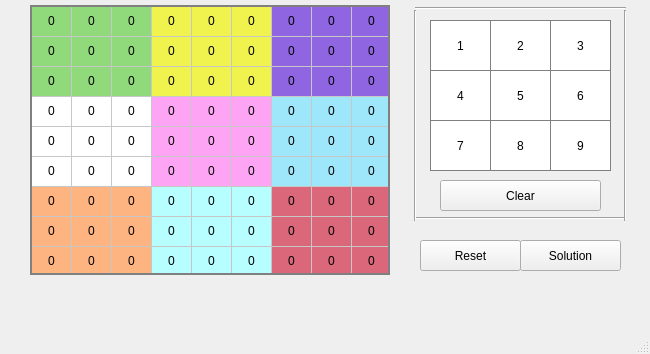
<?xml version="1.0" encoding="UTF-8"?>
<ui version="4.0">
 <class>MainWindow</class>
 <widget class="QMainWindow" name="MainWindow">
  <property name="geometry">
   <rect>
    <x>0</x>
    <y>0</y>
    <width>650</width>
    <height>354</height>
   </rect>
  </property>
  <property name="windowTitle">
   <string>MainWindow</string>
  </property>
  <widget class="QWidget" name="centralwidget">
   <widget class="QPushButton" name="button1">
    <property name="geometry">
     <rect>
      <x>430</x>
      <y>20</y>
      <width>61</width>
      <height>51</height>
     </rect>
    </property>
    <property name="sizePolicy">
     <sizepolicy hsizetype="MinimumExpanding" vsizetype="Fixed">
      <horstretch>0</horstretch>
      <verstretch>0</verstretch>
     </sizepolicy>
    </property>
    <property name="styleSheet">
     <string notr="true">background-color : white;
border : 1px solid gray;</string>
    </property>
    <property name="text">
     <string>1</string>
    </property>
   </widget>
   <widget class="QPushButton" name="button3">
    <property name="geometry">
     <rect>
      <x>550</x>
      <y>20</y>
      <width>61</width>
      <height>51</height>
     </rect>
    </property>
    <property name="sizePolicy">
     <sizepolicy hsizetype="MinimumExpanding" vsizetype="Fixed">
      <horstretch>0</horstretch>
      <verstretch>0</verstretch>
     </sizepolicy>
    </property>
    <property name="styleSheet">
     <string notr="true">background-color : white;
border : 1px solid gray;</string>
    </property>
    <property name="text">
     <string>3</string>
    </property>
   </widget>
   <widget class="QPushButton" name="button2">
    <property name="geometry">
     <rect>
      <x>490</x>
      <y>20</y>
      <width>61</width>
      <height>51</height>
     </rect>
    </property>
    <property name="sizePolicy">
     <sizepolicy hsizetype="MinimumExpanding" vsizetype="Fixed">
      <horstretch>0</horstretch>
      <verstretch>0</verstretch>
     </sizepolicy>
    </property>
    <property name="styleSheet">
     <string notr="true">background-color : white;
border : 1px solid gray;</string>
    </property>
    <property name="text">
     <string>2</string>
    </property>
   </widget>
   <widget class="QPushButton" name="button6">
    <property name="geometry">
     <rect>
      <x>550</x>
      <y>70</y>
      <width>61</width>
      <height>51</height>
     </rect>
    </property>
    <property name="styleSheet">
     <string notr="true">background-color : white;
border : 1px solid gray;</string>
    </property>
    <property name="text">
     <string>6</string>
    </property>
   </widget>
   <widget class="QPushButton" name="button4">
    <property name="geometry">
     <rect>
      <x>430</x>
      <y>70</y>
      <width>61</width>
      <height>51</height>
     </rect>
    </property>
    <property name="styleSheet">
     <string notr="true">background-color : white;
border : 1px solid gray;</string>
    </property>
    <property name="text">
     <string>4</string>
    </property>
   </widget>
   <widget class="QPushButton" name="button5">
    <property name="geometry">
     <rect>
      <x>490</x>
      <y>70</y>
      <width>61</width>
      <height>51</height>
     </rect>
    </property>
    <property name="styleSheet">
     <string notr="true">background-color : white;
border : 1px solid gray;</string>
    </property>
    <property name="text">
     <string>5</string>
    </property>
   </widget>
   <widget class="QPushButton" name="button9">
    <property name="geometry">
     <rect>
      <x>550</x>
      <y>120</y>
      <width>61</width>
      <height>51</height>
     </rect>
    </property>
    <property name="styleSheet">
     <string notr="true">background-color : white;
border : 1px solid gray;</string>
    </property>
    <property name="text">
     <string>9</string>
    </property>
   </widget>
   <widget class="QPushButton" name="button7">
    <property name="geometry">
     <rect>
      <x>430</x>
      <y>120</y>
      <width>61</width>
      <height>51</height>
     </rect>
    </property>
    <property name="styleSheet">
     <string notr="true">background-color : white;
border : 1px solid gray;</string>
    </property>
    <property name="text">
     <string>7</string>
    </property>
   </widget>
   <widget class="QPushButton" name="button8">
    <property name="geometry">
     <rect>
      <x>490</x>
      <y>120</y>
      <width>61</width>
      <height>51</height>
     </rect>
    </property>
    <property name="styleSheet">
     <string notr="true">background-color : white;
border : 1px solid gray;</string>
    </property>
    <property name="text">
     <string>8</string>
    </property>
   </widget>
   <widget class="QPushButton" name="Clear">
    <property name="geometry">
     <rect>
      <x>440</x>
      <y>180</y>
      <width>161</width>
      <height>31</height>
     </rect>
    </property>
    <property name="text">
     <string>Clear</string>
    </property>
   </widget>
   <widget class="QPushButton" name="Solution">
    <property name="geometry">
     <rect>
      <x>520</x>
      <y>240</y>
      <width>101</width>
      <height>31</height>
     </rect>
    </property>
    <property name="text">
     <string>Solution</string>
    </property>
   </widget>
   <widget class="Line" name="line">
    <property name="geometry">
     <rect>
      <x>415</x>
      <y>0</y>
      <width>211</width>
      <height>16</height>
     </rect>
    </property>
    <property name="orientation">
     <enum>Qt::Horizontal</enum>
    </property>
   </widget>
   <widget class="Line" name="line_2">
    <property name="geometry">
     <rect>
      <x>415</x>
      <y>210</y>
      <width>211</width>
      <height>16</height>
     </rect>
    </property>
    <property name="orientation">
     <enum>Qt::Horizontal</enum>
    </property>
   </widget>
   <widget class="Line" name="line_3">
    <property name="geometry">
     <rect>
      <x>405</x>
      <y>10</y>
      <width>21</width>
      <height>211</height>
     </rect>
    </property>
    <property name="orientation">
     <enum>Qt::Vertical</enum>
    </property>
   </widget>
   <widget class="Line" name="line_4">
    <property name="geometry">
     <rect>
      <x>615</x>
      <y>10</y>
      <width>21</width>
      <height>211</height>
     </rect>
    </property>
    <property name="orientation">
     <enum>Qt::Vertical</enum>
    </property>
   </widget>
   <widget class="QTableWidget" name="sudoku_board">
    <property name="geometry">
     <rect>
      <x>30</x>
      <y>5</y>
      <width>360</width>
      <height>270</height>
     </rect>
    </property>
    <property name="styleSheet">
     <string notr="true">border : 2px solid gray</string>
    </property>
    <property name="verticalScrollBarPolicy">
     <enum>Qt::ScrollBarAlwaysOff</enum>
    </property>
    <property name="horizontalScrollBarPolicy">
     <enum>Qt::ScrollBarAlwaysOff</enum>
    </property>
    <property name="sizeAdjustPolicy">
     <enum>QAbstractScrollArea::AdjustToContentsOnFirstShow</enum>
    </property>
    <property name="editTriggers">
     <set>QAbstractItemView::NoEditTriggers</set>
    </property>
    <property name="rowCount">
     <number>9</number>
    </property>
    <property name="columnCount">
     <number>9</number>
    </property>
    <attribute name="horizontalHeaderVisible">
     <bool>false</bool>
    </attribute>
    <attribute name="horizontalHeaderDefaultSectionSize">
     <number>40</number>
    </attribute>
    <attribute name="horizontalHeaderHighlightSections">
     <bool>false</bool>
    </attribute>
    <attribute name="verticalHeaderVisible">
     <bool>false</bool>
    </attribute>
    <attribute name="verticalHeaderDefaultSectionSize">
     <number>30</number>
    </attribute>
    <attribute name="verticalHeaderHighlightSections">
     <bool>false</bool>
    </attribute>
    <row/>
    <row/>
    <row/>
    <row/>
    <row/>
    <row/>
    <row/>
    <row/>
    <row/>
    <column/>
    <column/>
    <column/>
    <column/>
    <column/>
    <column/>
    <column/>
    <column/>
    <column/>
    <item row="0" column="0">
     <property name="text">
      <string>0</string>
     </property>
     <property name="font">
      <font>
       <weight>50</weight>
       <bold>false</bold>
      </font>
     </property>
     <property name="textAlignment">
      <set>AlignCenter</set>
     </property>
     <property name="background">
      <brush brushstyle="SolidPattern">
       <color alpha="186">
        <red>104</red>
        <green>204</green>
        <blue>74</blue>
       </color>
      </brush>
     </property>
    </item>
    <item row="0" column="1">
     <property name="text">
      <string>0</string>
     </property>
     <property name="textAlignment">
      <set>AlignCenter</set>
     </property>
     <property name="background">
      <brush brushstyle="SolidPattern">
       <color alpha="186">
        <red>104</red>
        <green>204</green>
        <blue>74</blue>
       </color>
      </brush>
     </property>
    </item>
    <item row="0" column="2">
     <property name="text">
      <string>0</string>
     </property>
     <property name="textAlignment">
      <set>AlignCenter</set>
     </property>
     <property name="background">
      <brush brushstyle="SolidPattern">
       <color alpha="186">
        <red>104</red>
        <green>204</green>
        <blue>74</blue>
       </color>
      </brush>
     </property>
    </item>
    <item row="0" column="3">
     <property name="text">
      <string>0</string>
     </property>
     <property name="textAlignment">
      <set>AlignCenter</set>
     </property>
     <property name="background">
      <brush brushstyle="SolidPattern">
       <color alpha="191">
        <red>235</red>
        <green>238</green>
        <blue>18</blue>
       </color>
      </brush>
     </property>
    </item>
    <item row="0" column="4">
     <property name="text">
      <string>0</string>
     </property>
     <property name="textAlignment">
      <set>AlignCenter</set>
     </property>
     <property name="background">
      <brush brushstyle="SolidPattern">
       <color alpha="191">
        <red>235</red>
        <green>238</green>
        <blue>18</blue>
       </color>
      </brush>
     </property>
    </item>
    <item row="0" column="5">
     <property name="text">
      <string>0</string>
     </property>
     <property name="textAlignment">
      <set>AlignCenter</set>
     </property>
     <property name="background">
      <brush brushstyle="SolidPattern">
       <color alpha="191">
        <red>235</red>
        <green>238</green>
        <blue>18</blue>
       </color>
      </brush>
     </property>
    </item>
    <item row="0" column="6">
     <property name="text">
      <string>0</string>
     </property>
     <property name="textAlignment">
      <set>AlignCenter</set>
     </property>
     <property name="background">
      <brush brushstyle="SolidPattern">
       <color alpha="191">
        <red>106</red>
        <green>50</green>
        <blue>216</blue>
       </color>
      </brush>
     </property>
    </item>
    <item row="0" column="7">
     <property name="text">
      <string>0</string>
     </property>
     <property name="textAlignment">
      <set>AlignCenter</set>
     </property>
     <property name="background">
      <brush brushstyle="SolidPattern">
       <color alpha="191">
        <red>106</red>
        <green>50</green>
        <blue>216</blue>
       </color>
      </brush>
     </property>
    </item>
    <item row="0" column="8">
     <property name="text">
      <string>0</string>
     </property>
     <property name="textAlignment">
      <set>AlignCenter</set>
     </property>
     <property name="background">
      <brush brushstyle="SolidPattern">
       <color alpha="191">
        <red>106</red>
        <green>50</green>
        <blue>216</blue>
       </color>
      </brush>
     </property>
    </item>
    <item row="1" column="0">
     <property name="text">
      <string>0</string>
     </property>
     <property name="textAlignment">
      <set>AlignCenter</set>
     </property>
     <property name="background">
      <brush brushstyle="SolidPattern">
       <color alpha="186">
        <red>104</red>
        <green>204</green>
        <blue>74</blue>
       </color>
      </brush>
     </property>
    </item>
    <item row="1" column="1">
     <property name="text">
      <string>0</string>
     </property>
     <property name="textAlignment">
      <set>AlignCenter</set>
     </property>
     <property name="background">
      <brush brushstyle="SolidPattern">
       <color alpha="186">
        <red>104</red>
        <green>204</green>
        <blue>74</blue>
       </color>
      </brush>
     </property>
    </item>
    <item row="1" column="2">
     <property name="text">
      <string>0</string>
     </property>
     <property name="textAlignment">
      <set>AlignCenter</set>
     </property>
     <property name="background">
      <brush brushstyle="SolidPattern">
       <color alpha="186">
        <red>104</red>
        <green>204</green>
        <blue>74</blue>
       </color>
      </brush>
     </property>
    </item>
    <item row="1" column="3">
     <property name="text">
      <string>0</string>
     </property>
     <property name="textAlignment">
      <set>AlignCenter</set>
     </property>
     <property name="background">
      <brush brushstyle="SolidPattern">
       <color alpha="191">
        <red>235</red>
        <green>238</green>
        <blue>18</blue>
       </color>
      </brush>
     </property>
    </item>
    <item row="1" column="4">
     <property name="text">
      <string>0</string>
     </property>
     <property name="textAlignment">
      <set>AlignCenter</set>
     </property>
     <property name="background">
      <brush brushstyle="SolidPattern">
       <color alpha="191">
        <red>235</red>
        <green>238</green>
        <blue>18</blue>
       </color>
      </brush>
     </property>
    </item>
    <item row="1" column="5">
     <property name="text">
      <string>0</string>
     </property>
     <property name="textAlignment">
      <set>AlignCenter</set>
     </property>
     <property name="background">
      <brush brushstyle="SolidPattern">
       <color alpha="191">
        <red>235</red>
        <green>238</green>
        <blue>18</blue>
       </color>
      </brush>
     </property>
    </item>
    <item row="1" column="6">
     <property name="text">
      <string>0</string>
     </property>
     <property name="textAlignment">
      <set>AlignCenter</set>
     </property>
     <property name="background">
      <brush brushstyle="SolidPattern">
       <color alpha="191">
        <red>106</red>
        <green>50</green>
        <blue>216</blue>
       </color>
      </brush>
     </property>
    </item>
    <item row="1" column="7">
     <property name="text">
      <string>0</string>
     </property>
     <property name="textAlignment">
      <set>AlignCenter</set>
     </property>
     <property name="background">
      <brush brushstyle="SolidPattern">
       <color alpha="191">
        <red>106</red>
        <green>50</green>
        <blue>216</blue>
       </color>
      </brush>
     </property>
    </item>
    <item row="1" column="8">
     <property name="text">
      <string>0</string>
     </property>
     <property name="textAlignment">
      <set>AlignCenter</set>
     </property>
     <property name="background">
      <brush brushstyle="SolidPattern">
       <color alpha="191">
        <red>106</red>
        <green>50</green>
        <blue>216</blue>
       </color>
      </brush>
     </property>
    </item>
    <item row="2" column="0">
     <property name="text">
      <string>0</string>
     </property>
     <property name="textAlignment">
      <set>AlignCenter</set>
     </property>
     <property name="background">
      <brush brushstyle="SolidPattern">
       <color alpha="186">
        <red>104</red>
        <green>204</green>
        <blue>74</blue>
       </color>
      </brush>
     </property>
    </item>
    <item row="2" column="1">
     <property name="text">
      <string>0</string>
     </property>
     <property name="textAlignment">
      <set>AlignCenter</set>
     </property>
     <property name="background">
      <brush brushstyle="SolidPattern">
       <color alpha="186">
        <red>104</red>
        <green>204</green>
        <blue>74</blue>
       </color>
      </brush>
     </property>
    </item>
    <item row="2" column="2">
     <property name="text">
      <string>0</string>
     </property>
     <property name="textAlignment">
      <set>AlignCenter</set>
     </property>
     <property name="background">
      <brush brushstyle="SolidPattern">
       <color alpha="186">
        <red>104</red>
        <green>204</green>
        <blue>74</blue>
       </color>
      </brush>
     </property>
    </item>
    <item row="2" column="3">
     <property name="text">
      <string>0</string>
     </property>
     <property name="textAlignment">
      <set>AlignCenter</set>
     </property>
     <property name="background">
      <brush brushstyle="SolidPattern">
       <color alpha="191">
        <red>235</red>
        <green>238</green>
        <blue>18</blue>
       </color>
      </brush>
     </property>
    </item>
    <item row="2" column="4">
     <property name="text">
      <string>0</string>
     </property>
     <property name="textAlignment">
      <set>AlignCenter</set>
     </property>
     <property name="background">
      <brush brushstyle="SolidPattern">
       <color alpha="191">
        <red>235</red>
        <green>238</green>
        <blue>18</blue>
       </color>
      </brush>
     </property>
    </item>
    <item row="2" column="5">
     <property name="text">
      <string>0</string>
     </property>
     <property name="textAlignment">
      <set>AlignCenter</set>
     </property>
     <property name="background">
      <brush brushstyle="SolidPattern">
       <color alpha="191">
        <red>235</red>
        <green>238</green>
        <blue>18</blue>
       </color>
      </brush>
     </property>
    </item>
    <item row="2" column="6">
     <property name="text">
      <string>0</string>
     </property>
     <property name="textAlignment">
      <set>AlignCenter</set>
     </property>
     <property name="background">
      <brush brushstyle="SolidPattern">
       <color alpha="191">
        <red>106</red>
        <green>50</green>
        <blue>216</blue>
       </color>
      </brush>
     </property>
    </item>
    <item row="2" column="7">
     <property name="text">
      <string>0</string>
     </property>
     <property name="textAlignment">
      <set>AlignCenter</set>
     </property>
     <property name="background">
      <brush brushstyle="SolidPattern">
       <color alpha="191">
        <red>106</red>
        <green>50</green>
        <blue>216</blue>
       </color>
      </brush>
     </property>
    </item>
    <item row="2" column="8">
     <property name="text">
      <string>0</string>
     </property>
     <property name="textAlignment">
      <set>AlignCenter</set>
     </property>
     <property name="background">
      <brush brushstyle="SolidPattern">
       <color alpha="191">
        <red>106</red>
        <green>50</green>
        <blue>216</blue>
       </color>
      </brush>
     </property>
    </item>
    <item row="3" column="0">
     <property name="text">
      <string>0</string>
     </property>
     <property name="textAlignment">
      <set>AlignCenter</set>
     </property>
    </item>
    <item row="3" column="1">
     <property name="text">
      <string>0</string>
     </property>
     <property name="textAlignment">
      <set>AlignCenter</set>
     </property>
    </item>
    <item row="3" column="2">
     <property name="text">
      <string>0</string>
     </property>
     <property name="textAlignment">
      <set>AlignCenter</set>
     </property>
    </item>
    <item row="3" column="3">
     <property name="text">
      <string>0</string>
     </property>
     <property name="textAlignment">
      <set>AlignCenter</set>
     </property>
     <property name="background">
      <brush brushstyle="SolidPattern">
       <color alpha="191">
        <red>253</red>
        <green>134</green>
        <blue>240</blue>
       </color>
      </brush>
     </property>
    </item>
    <item row="3" column="4">
     <property name="text">
      <string>0</string>
     </property>
     <property name="textAlignment">
      <set>AlignCenter</set>
     </property>
     <property name="background">
      <brush brushstyle="SolidPattern">
       <color alpha="191">
        <red>253</red>
        <green>134</green>
        <blue>240</blue>
       </color>
      </brush>
     </property>
    </item>
    <item row="3" column="5">
     <property name="text">
      <string>0</string>
     </property>
     <property name="textAlignment">
      <set>AlignCenter</set>
     </property>
     <property name="background">
      <brush brushstyle="SolidPattern">
       <color alpha="191">
        <red>253</red>
        <green>134</green>
        <blue>240</blue>
       </color>
      </brush>
     </property>
    </item>
    <item row="3" column="6">
     <property name="text">
      <string>0</string>
     </property>
     <property name="textAlignment">
      <set>AlignCenter</set>
     </property>
     <property name="background">
      <brush brushstyle="SolidPattern">
       <color alpha="191">
        <red>126</red>
        <green>222</green>
        <blue>248</blue>
       </color>
      </brush>
     </property>
    </item>
    <item row="3" column="7">
     <property name="text">
      <string>0</string>
     </property>
     <property name="textAlignment">
      <set>AlignCenter</set>
     </property>
     <property name="background">
      <brush brushstyle="SolidPattern">
       <color alpha="191">
        <red>126</red>
        <green>222</green>
        <blue>248</blue>
       </color>
      </brush>
     </property>
    </item>
    <item row="3" column="8">
     <property name="text">
      <string>0</string>
     </property>
     <property name="textAlignment">
      <set>AlignCenter</set>
     </property>
     <property name="background">
      <brush brushstyle="SolidPattern">
       <color alpha="191">
        <red>126</red>
        <green>222</green>
        <blue>248</blue>
       </color>
      </brush>
     </property>
    </item>
    <item row="4" column="0">
     <property name="text">
      <string>0</string>
     </property>
     <property name="textAlignment">
      <set>AlignCenter</set>
     </property>
    </item>
    <item row="4" column="1">
     <property name="text">
      <string>0</string>
     </property>
     <property name="textAlignment">
      <set>AlignCenter</set>
     </property>
    </item>
    <item row="4" column="2">
     <property name="text">
      <string>0</string>
     </property>
     <property name="textAlignment">
      <set>AlignCenter</set>
     </property>
    </item>
    <item row="4" column="3">
     <property name="text">
      <string>0</string>
     </property>
     <property name="textAlignment">
      <set>AlignCenter</set>
     </property>
     <property name="background">
      <brush brushstyle="SolidPattern">
       <color alpha="191">
        <red>253</red>
        <green>134</green>
        <blue>240</blue>
       </color>
      </brush>
     </property>
    </item>
    <item row="4" column="4">
     <property name="text">
      <string>0</string>
     </property>
     <property name="textAlignment">
      <set>AlignCenter</set>
     </property>
     <property name="background">
      <brush brushstyle="SolidPattern">
       <color alpha="191">
        <red>253</red>
        <green>134</green>
        <blue>240</blue>
       </color>
      </brush>
     </property>
    </item>
    <item row="4" column="5">
     <property name="text">
      <string>0</string>
     </property>
     <property name="textAlignment">
      <set>AlignCenter</set>
     </property>
     <property name="background">
      <brush brushstyle="SolidPattern">
       <color alpha="191">
        <red>253</red>
        <green>134</green>
        <blue>240</blue>
       </color>
      </brush>
     </property>
    </item>
    <item row="4" column="6">
     <property name="text">
      <string>0</string>
     </property>
     <property name="textAlignment">
      <set>AlignCenter</set>
     </property>
     <property name="background">
      <brush brushstyle="SolidPattern">
       <color alpha="191">
        <red>126</red>
        <green>222</green>
        <blue>248</blue>
       </color>
      </brush>
     </property>
    </item>
    <item row="4" column="7">
     <property name="text">
      <string>0</string>
     </property>
     <property name="textAlignment">
      <set>AlignCenter</set>
     </property>
     <property name="background">
      <brush brushstyle="SolidPattern">
       <color alpha="191">
        <red>126</red>
        <green>222</green>
        <blue>248</blue>
       </color>
      </brush>
     </property>
    </item>
    <item row="4" column="8">
     <property name="text">
      <string>0</string>
     </property>
     <property name="textAlignment">
      <set>AlignCenter</set>
     </property>
     <property name="background">
      <brush brushstyle="SolidPattern">
       <color alpha="191">
        <red>126</red>
        <green>222</green>
        <blue>248</blue>
       </color>
      </brush>
     </property>
    </item>
    <item row="5" column="0">
     <property name="text">
      <string>0</string>
     </property>
     <property name="textAlignment">
      <set>AlignCenter</set>
     </property>
    </item>
    <item row="5" column="1">
     <property name="text">
      <string>0</string>
     </property>
     <property name="textAlignment">
      <set>AlignCenter</set>
     </property>
    </item>
    <item row="5" column="2">
     <property name="text">
      <string>0</string>
     </property>
     <property name="textAlignment">
      <set>AlignCenter</set>
     </property>
    </item>
    <item row="5" column="3">
     <property name="text">
      <string>0</string>
     </property>
     <property name="textAlignment">
      <set>AlignCenter</set>
     </property>
     <property name="background">
      <brush brushstyle="SolidPattern">
       <color alpha="191">
        <red>253</red>
        <green>134</green>
        <blue>240</blue>
       </color>
      </brush>
     </property>
    </item>
    <item row="5" column="4">
     <property name="text">
      <string>0</string>
     </property>
     <property name="textAlignment">
      <set>AlignCenter</set>
     </property>
     <property name="background">
      <brush brushstyle="SolidPattern">
       <color alpha="191">
        <red>253</red>
        <green>134</green>
        <blue>240</blue>
       </color>
      </brush>
     </property>
    </item>
    <item row="5" column="5">
     <property name="text">
      <string>0</string>
     </property>
     <property name="textAlignment">
      <set>AlignCenter</set>
     </property>
     <property name="background">
      <brush brushstyle="SolidPattern">
       <color alpha="191">
        <red>253</red>
        <green>134</green>
        <blue>240</blue>
       </color>
      </brush>
     </property>
    </item>
    <item row="5" column="6">
     <property name="text">
      <string>0</string>
     </property>
     <property name="textAlignment">
      <set>AlignCenter</set>
     </property>
     <property name="background">
      <brush brushstyle="SolidPattern">
       <color alpha="191">
        <red>126</red>
        <green>222</green>
        <blue>248</blue>
       </color>
      </brush>
     </property>
    </item>
    <item row="5" column="7">
     <property name="text">
      <string>0</string>
     </property>
     <property name="textAlignment">
      <set>AlignCenter</set>
     </property>
     <property name="background">
      <brush brushstyle="SolidPattern">
       <color alpha="191">
        <red>126</red>
        <green>222</green>
        <blue>248</blue>
       </color>
      </brush>
     </property>
    </item>
    <item row="5" column="8">
     <property name="text">
      <string>0</string>
     </property>
     <property name="textAlignment">
      <set>AlignCenter</set>
     </property>
     <property name="background">
      <brush brushstyle="SolidPattern">
       <color alpha="191">
        <red>126</red>
        <green>222</green>
        <blue>248</blue>
       </color>
      </brush>
     </property>
    </item>
    <item row="6" column="0">
     <property name="text">
      <string>0</string>
     </property>
     <property name="textAlignment">
      <set>AlignCenter</set>
     </property>
     <property name="background">
      <brush brushstyle="SolidPattern">
       <color alpha="186">
        <red>253</red>
        <green>152</green>
        <blue>82</blue>
       </color>
      </brush>
     </property>
    </item>
    <item row="6" column="1">
     <property name="text">
      <string>0</string>
     </property>
     <property name="textAlignment">
      <set>AlignCenter</set>
     </property>
     <property name="background">
      <brush brushstyle="SolidPattern">
       <color alpha="186">
        <red>253</red>
        <green>152</green>
        <blue>82</blue>
       </color>
      </brush>
     </property>
    </item>
    <item row="6" column="2">
     <property name="text">
      <string>0</string>
     </property>
     <property name="textAlignment">
      <set>AlignCenter</set>
     </property>
     <property name="background">
      <brush brushstyle="SolidPattern">
       <color alpha="186">
        <red>253</red>
        <green>152</green>
        <blue>82</blue>
       </color>
      </brush>
     </property>
    </item>
    <item row="6" column="3">
     <property name="text">
      <string>0</string>
     </property>
     <property name="textAlignment">
      <set>AlignCenter</set>
     </property>
     <property name="background">
      <brush brushstyle="SolidPattern">
       <color alpha="191">
        <red>157</red>
        <green>253</green>
        <blue>255</blue>
       </color>
      </brush>
     </property>
    </item>
    <item row="6" column="4">
     <property name="text">
      <string>0</string>
     </property>
     <property name="textAlignment">
      <set>AlignCenter</set>
     </property>
     <property name="background">
      <brush brushstyle="SolidPattern">
       <color alpha="191">
        <red>157</red>
        <green>253</green>
        <blue>255</blue>
       </color>
      </brush>
     </property>
    </item>
    <item row="6" column="5">
     <property name="text">
      <string>0</string>
     </property>
     <property name="textAlignment">
      <set>AlignCenter</set>
     </property>
     <property name="background">
      <brush brushstyle="SolidPattern">
       <color alpha="191">
        <red>157</red>
        <green>253</green>
        <blue>255</blue>
       </color>
      </brush>
     </property>
    </item>
    <item row="6" column="6">
     <property name="text">
      <string>0</string>
     </property>
     <property name="textAlignment">
      <set>AlignCenter</set>
     </property>
     <property name="background">
      <brush brushstyle="SolidPattern">
       <color alpha="191">
        <red>206</red>
        <green>52</green>
        <blue>77</blue>
       </color>
      </brush>
     </property>
    </item>
    <item row="6" column="7">
     <property name="text">
      <string>0</string>
     </property>
     <property name="textAlignment">
      <set>AlignCenter</set>
     </property>
     <property name="background">
      <brush brushstyle="SolidPattern">
       <color alpha="191">
        <red>206</red>
        <green>52</green>
        <blue>77</blue>
       </color>
      </brush>
     </property>
    </item>
    <item row="6" column="8">
     <property name="text">
      <string>0</string>
     </property>
     <property name="textAlignment">
      <set>AlignCenter</set>
     </property>
     <property name="background">
      <brush brushstyle="SolidPattern">
       <color alpha="191">
        <red>206</red>
        <green>52</green>
        <blue>77</blue>
       </color>
      </brush>
     </property>
    </item>
    <item row="7" column="0">
     <property name="text">
      <string>0</string>
     </property>
     <property name="textAlignment">
      <set>AlignCenter</set>
     </property>
     <property name="background">
      <brush brushstyle="SolidPattern">
       <color alpha="186">
        <red>253</red>
        <green>152</green>
        <blue>82</blue>
       </color>
      </brush>
     </property>
    </item>
    <item row="7" column="1">
     <property name="text">
      <string>0</string>
     </property>
     <property name="textAlignment">
      <set>AlignCenter</set>
     </property>
     <property name="background">
      <brush brushstyle="SolidPattern">
       <color alpha="186">
        <red>253</red>
        <green>152</green>
        <blue>82</blue>
       </color>
      </brush>
     </property>
    </item>
    <item row="7" column="2">
     <property name="text">
      <string>0</string>
     </property>
     <property name="textAlignment">
      <set>AlignCenter</set>
     </property>
     <property name="background">
      <brush brushstyle="SolidPattern">
       <color alpha="186">
        <red>253</red>
        <green>152</green>
        <blue>82</blue>
       </color>
      </brush>
     </property>
    </item>
    <item row="7" column="3">
     <property name="text">
      <string>0</string>
     </property>
     <property name="textAlignment">
      <set>AlignCenter</set>
     </property>
     <property name="background">
      <brush brushstyle="SolidPattern">
       <color alpha="191">
        <red>157</red>
        <green>253</green>
        <blue>255</blue>
       </color>
      </brush>
     </property>
    </item>
    <item row="7" column="4">
     <property name="text">
      <string>0</string>
     </property>
     <property name="textAlignment">
      <set>AlignCenter</set>
     </property>
     <property name="background">
      <brush brushstyle="SolidPattern">
       <color alpha="191">
        <red>157</red>
        <green>253</green>
        <blue>255</blue>
       </color>
      </brush>
     </property>
    </item>
    <item row="7" column="5">
     <property name="text">
      <string>0</string>
     </property>
     <property name="textAlignment">
      <set>AlignCenter</set>
     </property>
     <property name="background">
      <brush brushstyle="SolidPattern">
       <color alpha="191">
        <red>157</red>
        <green>253</green>
        <blue>255</blue>
       </color>
      </brush>
     </property>
    </item>
    <item row="7" column="6">
     <property name="text">
      <string>0</string>
     </property>
     <property name="textAlignment">
      <set>AlignCenter</set>
     </property>
     <property name="background">
      <brush brushstyle="SolidPattern">
       <color alpha="191">
        <red>206</red>
        <green>52</green>
        <blue>77</blue>
       </color>
      </brush>
     </property>
    </item>
    <item row="7" column="7">
     <property name="text">
      <string>0</string>
     </property>
     <property name="textAlignment">
      <set>AlignCenter</set>
     </property>
     <property name="background">
      <brush brushstyle="SolidPattern">
       <color alpha="191">
        <red>206</red>
        <green>52</green>
        <blue>77</blue>
       </color>
      </brush>
     </property>
    </item>
    <item row="7" column="8">
     <property name="text">
      <string>0</string>
     </property>
     <property name="textAlignment">
      <set>AlignCenter</set>
     </property>
     <property name="background">
      <brush brushstyle="SolidPattern">
       <color alpha="191">
        <red>206</red>
        <green>52</green>
        <blue>77</blue>
       </color>
      </brush>
     </property>
    </item>
    <item row="8" column="0">
     <property name="text">
      <string>0</string>
     </property>
     <property name="textAlignment">
      <set>AlignCenter</set>
     </property>
     <property name="background">
      <brush brushstyle="SolidPattern">
       <color alpha="186">
        <red>253</red>
        <green>152</green>
        <blue>82</blue>
       </color>
      </brush>
     </property>
    </item>
    <item row="8" column="1">
     <property name="text">
      <string>0</string>
     </property>
     <property name="textAlignment">
      <set>AlignCenter</set>
     </property>
     <property name="background">
      <brush brushstyle="SolidPattern">
       <color alpha="186">
        <red>253</red>
        <green>152</green>
        <blue>82</blue>
       </color>
      </brush>
     </property>
    </item>
    <item row="8" column="2">
     <property name="text">
      <string>0</string>
     </property>
     <property name="textAlignment">
      <set>AlignCenter</set>
     </property>
     <property name="background">
      <brush brushstyle="SolidPattern">
       <color alpha="186">
        <red>253</red>
        <green>152</green>
        <blue>82</blue>
       </color>
      </brush>
     </property>
    </item>
    <item row="8" column="3">
     <property name="text">
      <string>0</string>
     </property>
     <property name="textAlignment">
      <set>AlignCenter</set>
     </property>
     <property name="background">
      <brush brushstyle="SolidPattern">
       <color alpha="191">
        <red>157</red>
        <green>253</green>
        <blue>255</blue>
       </color>
      </brush>
     </property>
    </item>
    <item row="8" column="4">
     <property name="text">
      <string>0</string>
     </property>
     <property name="textAlignment">
      <set>AlignCenter</set>
     </property>
     <property name="background">
      <brush brushstyle="SolidPattern">
       <color alpha="191">
        <red>157</red>
        <green>253</green>
        <blue>255</blue>
       </color>
      </brush>
     </property>
    </item>
    <item row="8" column="5">
     <property name="text">
      <string>0</string>
     </property>
     <property name="textAlignment">
      <set>AlignCenter</set>
     </property>
     <property name="background">
      <brush brushstyle="SolidPattern">
       <color alpha="191">
        <red>157</red>
        <green>253</green>
        <blue>255</blue>
       </color>
      </brush>
     </property>
    </item>
    <item row="8" column="6">
     <property name="text">
      <string>0</string>
     </property>
     <property name="textAlignment">
      <set>AlignCenter</set>
     </property>
     <property name="background">
      <brush brushstyle="SolidPattern">
       <color alpha="191">
        <red>206</red>
        <green>52</green>
        <blue>77</blue>
       </color>
      </brush>
     </property>
    </item>
    <item row="8" column="7">
     <property name="text">
      <string>0</string>
     </property>
     <property name="textAlignment">
      <set>AlignCenter</set>
     </property>
     <property name="background">
      <brush brushstyle="SolidPattern">
       <color alpha="191">
        <red>206</red>
        <green>52</green>
        <blue>77</blue>
       </color>
      </brush>
     </property>
    </item>
    <item row="8" column="8">
     <property name="text">
      <string>0</string>
     </property>
     <property name="textAlignment">
      <set>AlignCenter</set>
     </property>
     <property name="background">
      <brush brushstyle="SolidPattern">
       <color alpha="191">
        <red>206</red>
        <green>52</green>
        <blue>77</blue>
       </color>
      </brush>
     </property>
    </item>
   </widget>
   <widget class="QPushButton" name="Reset">
    <property name="geometry">
     <rect>
      <x>420</x>
      <y>240</y>
      <width>101</width>
      <height>31</height>
     </rect>
    </property>
    <property name="text">
     <string>Reset</string>
    </property>
   </widget>
  </widget>
  <widget class="QMenuBar" name="menubar">
   <property name="geometry">
    <rect>
     <x>0</x>
     <y>0</y>
     <width>650</width>
     <height>22</height>
    </rect>
   </property>
  </widget>
  <widget class="QStatusBar" name="statusbar"/>
 </widget>
 <layoutdefault spacing="6" margin="11"/>
 <resources/>
 <connections/>
</ui>
